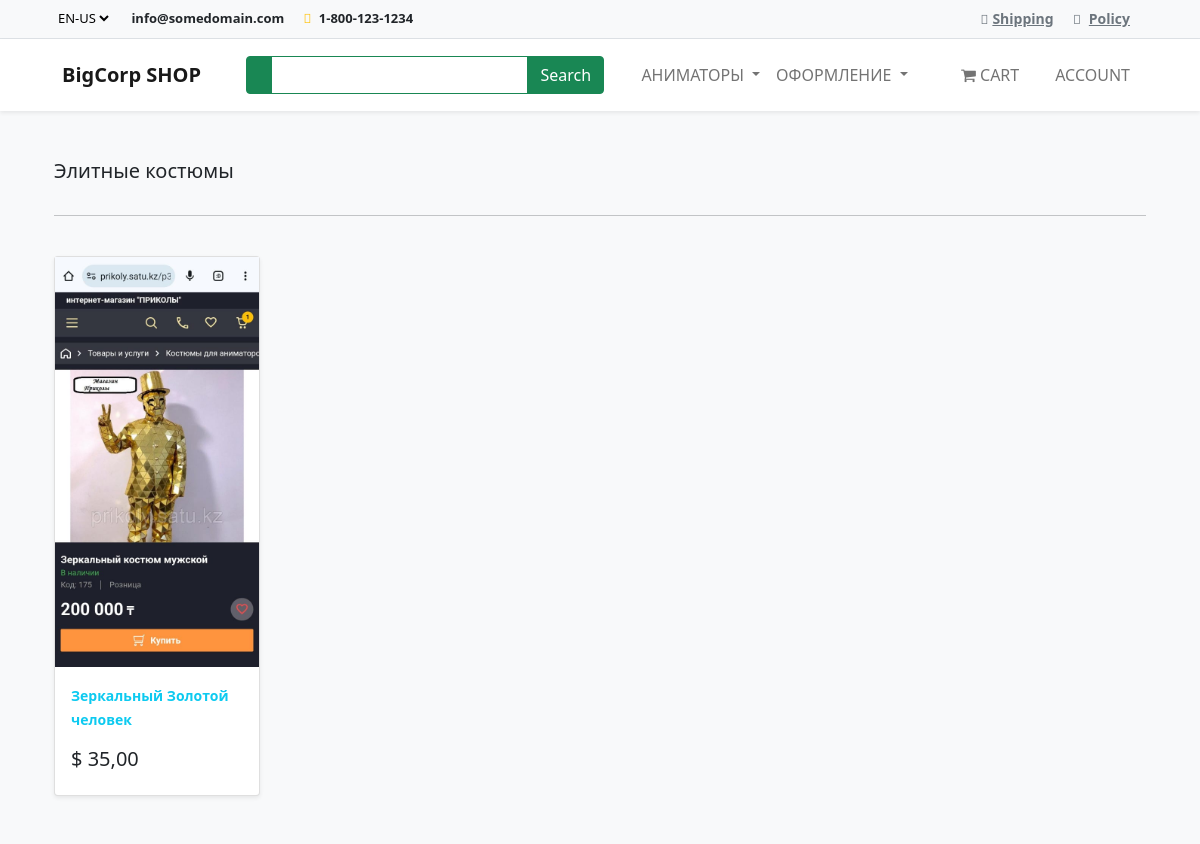
Page /shop/search/Elite_costume/ on the committed database.
### shop/models.py (models this page shows, shortened)
class Category(models.Model):
    name = models.CharField("Категория", max_length=250, db_index=True)
    parent = models.ForeignKey('self', on_delete=models.CASCADE, related_name='children', blank=True, null=True
                               )
    slug = models.SlugField('URL', max_length=250,
                            unique=True, null=False, editable=True)
    created_at = models.DateTimeField('Дата создания', auto_now_add=True)
    class Meta:
        unique_together = (['slug', 'parent'])
        verbose_name = 'Категория'
        verbose_name_plural = 'Категории'
    def get_absolute_url(self):
        return reverse("shop:category-list", args=[str(self.slug)])

class Product(models.Model):
    category = models.ForeignKey(
        Category, on_delete=models.CASCADE, related_name='products')
    title = models.CharField("Название", max_length=250)
    brand = models.CharField("Бренд", max_length=250)
    description = models.TextField("Описание", blank=True)
    slug = models.SlugField('URL', max_length=250)
    price = models.DecimalField(
        "Цена", max_digits=7, decimal_places=2, default=99.99)
    image = models.ImageField(
        "Изображение", upload_to='products/products/%Y/%m/%d')
    available = models.BooleanField("Наличие", default=True)
    created_at = models.DateTimeField('Дата создания', auto_now_add=True)
    updated_at = models.DateTimeField('Дата изменения', auto_now=True)
    class Meta:
        verbose_name = 'Продукт'
        verbose_name_plural = 'Продукты'
    def get_absolute_url(self):
        return reverse("shop:product-detail", args=[str(self.slug)])

### shop/views.py (the view)
# urls.py: path('search/<slug:slug>/', category_list, name='category-list'),
def category_list(request, slug):
    category = get_object_or_404(Category, slug=slug)
    products = ProductProxy.objects.select_related('category').filter(category=category)
    context = {'category': category, 'products': products}
    return render(request, 'shop/category_list.html', context)

### shop/context_processors.py (called while the page is built)
def categories(request):
    categories = Category.objects.filter(parent=None)
    return {'categories': categories}

### shop/models.py (called while the page is built)
    def get_queryset(self):
        return super(ProductManager, self).get_queryset().filter(available=True)

### shop/templates/shop/category_list.html
{% extends "base.html" %}
{% load static %}
{% block content %}
<main>
  <div class="album py-5 bg-light">
    <div class="container">
      <div class="pb-3 h5"> {{category.name|capfirst}} </div>
      <hr>
      <br>
      <div class="row row-cols-1 row-cols-sm-2 row-cols-md-5 g-3">
      {% for product in products %}
        <div class="col">
          <div class="card shadow-sm">
          <img class="img-fluid" alt="Responsive image" src="{{ product.image.url }}">
            <div class="card-body">
              <p class="card-text">
                <a class="text-info text-decoration-none" href="{{product.get_absolute_url}}"> {{product.title|capfirst}} </a>
              </p>
              <div class="d-flex justify-content-between align-items-center">
                <h5> $ {{product.price}} </h5>
              </div>
            </div>
          </div>
        </div>
       {% endfor %}
      </div>
    </div>
  </div>
</main>
{% endblock %}

### shop/templates/base.html (shortened to what this page needs)
<!DOCTYPE html>
{% load static %}
<html>
  <head>
    <link
      rel="stylesheet"
      href="https://bootswatch.com/5/flatly/bootstrap.min.css"
    />
    <link
      rel="stylesheet"
      href="https://cdnjs.cloudflare.com/ajax/libs/font-awesome/4.7.0/css/font-awesome.min.css"
    />
    <link
      href="https://cdn.jsdelivr.net/npm/bootstrap@5.1.3/dist/css/bootstrap.min.css"
      rel="stylesheet"
    />
  </head>
  <body>
    <div class="superNav border-bottom py-2 bg-light">
      <div class="container">
        <div class="row">
          <div class="col-lg-6 col-md-6 col-sm-12 col-xs-12 centerOnMobile">
            <select class="me-3 border-0 bg-light">
              <option value="en-us">EN-US</option>
            </select>
            <span
              class="d-none d-lg-inline-block d-md-inline-block d-sm-inline-block d-xs-none me-3"
              ><strong>info@somedomain.com</strong></span
            >
            <span class="me-3"
              ><i class="fa-solid fa-phone me-1 text-warning"></i>
              <strong>1-800-123-1234</strong></span
            >
          </div>
          <div
            class="col-lg-6 col-md-6 col-sm-12 col-xs-12 d-none d-lg-block d-md-block-d-sm-block d-xs-none text-end"
          >
            <span class="me-3"
              ><i class="fa-solid fa-truck text-muted me-1"></i
              ><a class="text-muted" href="#">Shipping</a></span
            >
            <span class="me-3"
              ><i class="fa-solid fa-file text-muted me-2"></i
              ><a class="text-muted" href="#">Policy</a></span
            >
          </div>
        </div>
      </div>
    </div>
    <nav
      class="navbar navbar-expand-lg bg-white sticky-top navbar-light p-3 shadow-sm "
    >
      <div class="container">
        <a class="navbar-brand" href="#"
          >
          <strong>BigCorp SHOP</strong></a
        >
        <div class="collapse navbar-collapse" id="navbarNavDropdown">
          <div class="ms-auto d-none d-lg-block">
            <div class="input-group">
              <span
                class="border-success input-group-text bg-success text-white"
                ></span>
              <input
                type="text"
                class="form-control border-success"
                style="color: #7a7a7a"
              />
              <button class="btn btn-success text-white">Search</button>
            </div>
          </div>
          <ul class="navbar-nav ms-auto">
            {% for i in categories %}
            {% if not i.children.all %}
              <li class="nav-item">
                <a class="nav-link" href="{{i.get_absolute_url}}">{{i.name|upper }}</a>
              </li>
            {% else %}
              <li class="nav-item dropdown">
                <a
                  class="nav-link dropdown-toggle"
                  href="{{i.get_absolute_url}}"
                  id="navbarDropdownMenuLink"
                  data-toggle="dropdown"
                  aria-haspopup="true"
                  aria-expanded="false"
                >
                {{i.name|upper}}
              </a>
            </li>
            {% endif %} {% endfor %}
          </ul>
          <ul class="navbar-nav ms-auto">
            <li class="nav-item">
              <a class="nav-link mx-2 text-uppercase" href="#"
                > <i class="fa fa-shopping-cart" aria-hidden="true"> </i> Cart</a
              >
            </li>
            <li class="nav-item">
              <a class="nav-link mx-2 text-uppercase" href="#"
                > Account</a
              >
            </li>
          </ul>
        </div>
      </div>
    </nav>
    {% block content %}
    {% endblock %}
  </body>
</html>

### shop/templates/base.html (style rules this page uses)
a { font-size: 14px; font-weight: 700; }
.superNav { font-size: 13px; }
.form-control { outline: none !important; box-shadow: none !important; }

### rows in the picture
Category: name "АНИМАТОРЫ"
Category: name "ОФОРМЛЕНИЕ"
Category: name "Элитные костюмы"
Product: image (picture), title "Зеркальный Золотой человек", price "35,00"
